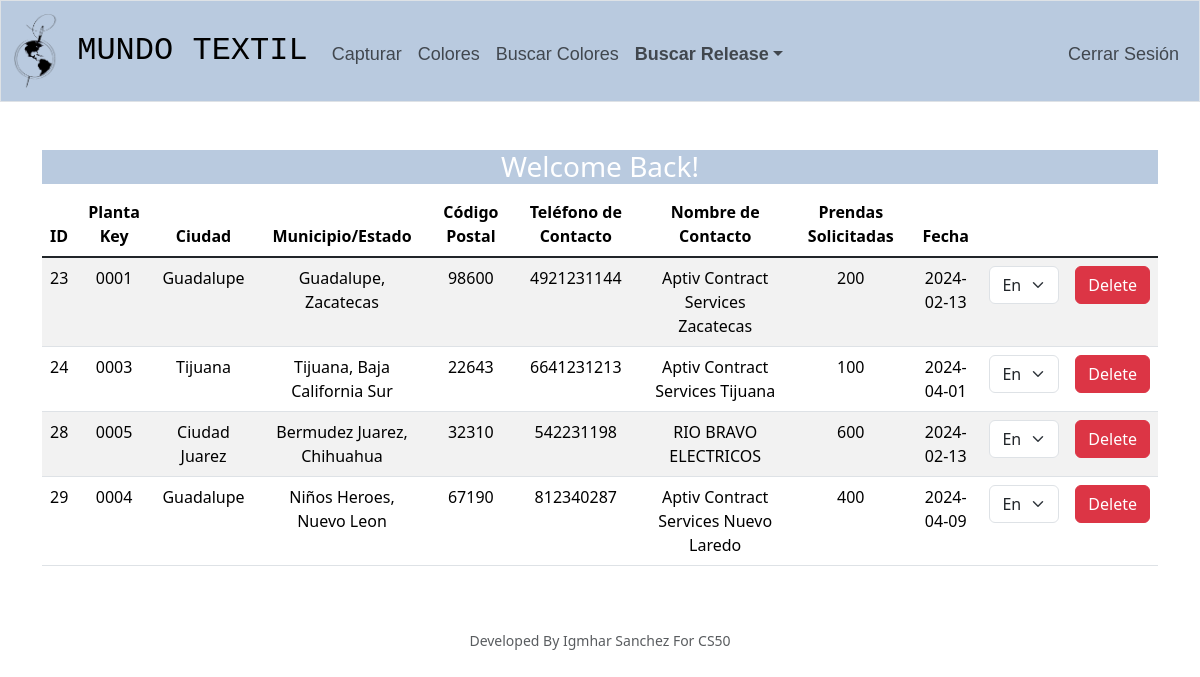
Page / (signed in) on the earlier database version.
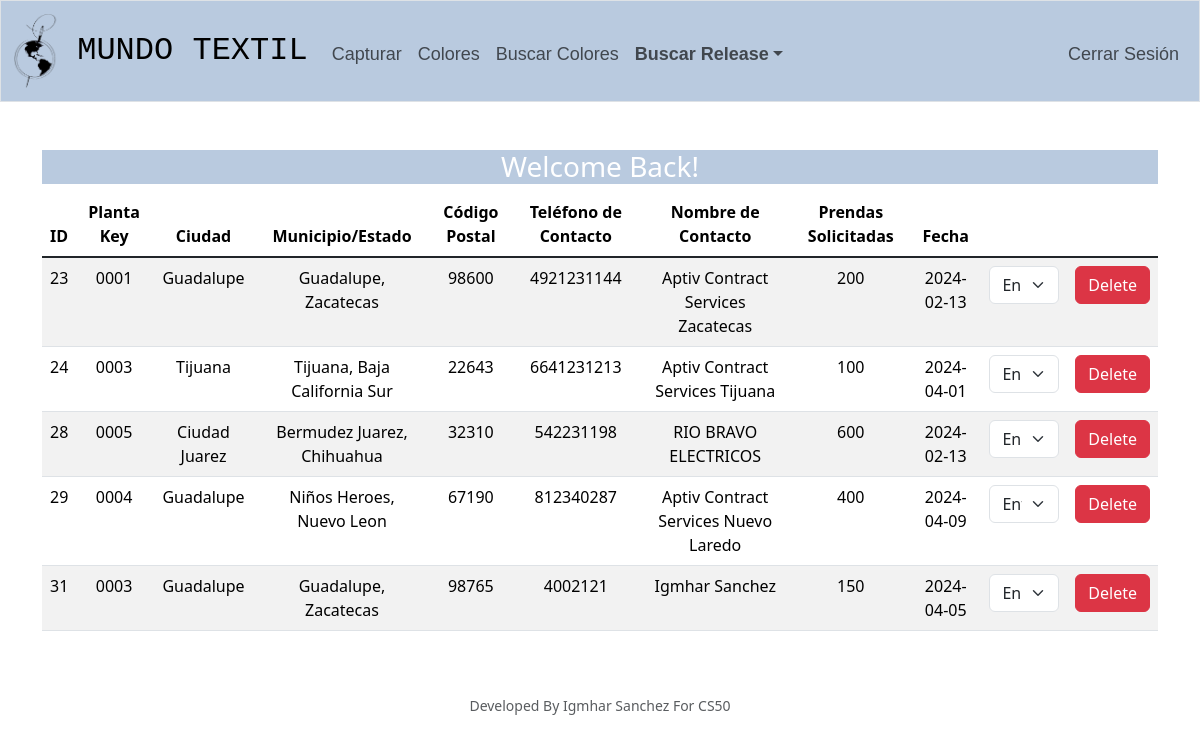
Same page on the later database version.
### tables this page shows
CREATE TABLE textile_releases (
    id INTEGER PRIMARY KEY AUTOINCREMENT NOT NULL,
    planta_key TEXT NOT NULL,
    domicilio TEXT,
    ciudad TEXT,
    municipio_estado TEXT,
    codigo_postal TEXT,
    telefono_contacto TEXT,
    nombre_contacto TEXT,
    prendas_solicitadas INTEGER
, fecha DATE, user_id INTEGER NOT NULL DEFAULT 0, status TEXT);

### app.py (the view)
@app.route("/")
@login_required
def index():
    releases = db.execute("SELECT * FROM textile_releases")
    return render_template("index.html", releases=releases)

### app.py (called while the page is built)
@app.after_request
def after_request(response):
    response.headers["Cache-Control"] = "no-cache, no-store, must-revalidate"
    response.headers["Expires"] = 0
    response.headers["Pragma"] = "no-cache"
    return response

### helpers.py (called while the page is built)
def login_required(f):
    @wraps(f)
    def decorated_function(*args, **kwargs):
        if session.get("user_id") is None:
            return redirect("/login")
        return f(*args, **kwargs)
    return decorated_function

### templates/index.html (shortened to what this page needs)
{% extends "layout.html" %}
{% block main %}
    <div class="bg-custom">
        <h3 style="color: white">Welcome Back!</h3>
    </div>
    <table class="table table-hover table-striped">
        <thead>
            <tr>
                <th scope="col">ID</th>
                <th scope="col">Planta Key</th>
                <th scope="col">Ciudad</th>
                <th scope="col">Municipio/Estado</th>
                <th scope="col">Código Postal</th>
                <th scope="col">Teléfono de Contacto</th>
                <th scope="col">Nombre de Contacto</th>
                <th scope="col" >Prendas Solicitadas</th>
                <th scope="col">Fecha</th>
            </tr>
        </thead>
        <tbody class="table-group-divider">
            {% for release in releases %}
                <tr>
                    <td >{{ release.id }}</td>
                    <td>{{ release.planta_key }}</td>
                    <td>{{ release.ciudad }}</td>
                    <td>{{ release.municipio_estado }}</td>
                    <td>{{ release.codigo_postal }}</td>
                    <td>{{ release.telefono_contacto }}</td>
                    <td>{{ release.nombre_contacto }}</td>
                    <td>{{ release.prendas_solicitadas }}</td>
                    <td>{{ release.fecha }}</td>
                    <td>
                        <select class="form-select form-selector" id="status-{{ release.id }}" name="{{ release.id }}">
                            <option value="in_progress" {% if release.status == 'in_progress' %} selected {% endif %}>En Proceso</option>
                            <option value="delivered" {% if release.status == 'delivered' %} selected {% endif %}>Entregado</option>
                        </select>
                    </td>
                    <td>
                        <button class="btn btn-danger delete-btn" data-id="{{ release.id }}">
                             Delete
                        </button>
                    </td>
                </tr>
            {% endfor %}
        </tbody>
    </table>
{% endblock %}

Differences in the rows shown:
changed textile_releases "Niños Heroes, Nuevo Leon": status+id "En Proceso" → "Entregado"
added textile_releases: id "31", planta_key "0003", ciudad "Guadalupe", municipio_estado "Guadalupe, Zacatecas", codigo_postal "98765", telefono_contacto "4002121", nombre_contacto "Igmhar Sanchez", prendas_solicitadas "150", fecha "2024-04-05", id "En Proceso"
